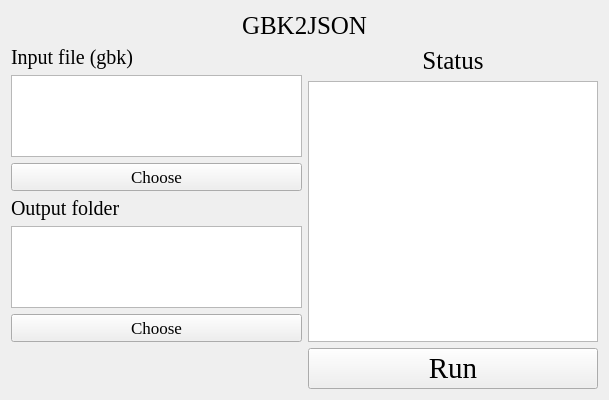
<?xml version="1.0" encoding="UTF-8"?>
<ui version="4.0">
 <class>Form</class>
 <widget class="QWidget" name="Form">
  <property name="geometry">
   <rect>
    <x>0</x>
    <y>0</y>
    <width>609</width>
    <height>400</height>
   </rect>
  </property>
  <property name="windowTitle">
   <string>Form</string>
  </property>
  <property name="styleSheet">
   <string notr="true">background-image: url(D:/tools/Pycharm/pyqt/logo/green_back.png);</string>
  </property>
  <layout class="QGridLayout" name="gridLayout_4">
   <item row="1" column="1">
    <layout class="QGridLayout" name="gridLayout_3">
     <item row="0" column="0">
      <widget class="QLabel" name="label_4">
       <property name="font">
        <font>
         <family>Times New Roman</family>
         <pointsize>19</pointsize>
        </font>
       </property>
       <property name="text">
        <string>Status</string>
       </property>
       <property name="alignment">
        <set>Qt::AlignCenter</set>
       </property>
      </widget>
     </item>
     <item row="1" column="0">
      <widget class="QTextBrowser" name="textBrowser">
       <property name="styleSheet">
        <string notr="true">background-image: url(D:/Documents/Desktop/white.png)</string>
       </property>
      </widget>
     </item>
    </layout>
   </item>
   <item row="0" column="0" colspan="2">
    <layout class="QGridLayout" name="gridLayout">
     <item row="0" column="0">
      <widget class="QLabel" name="label">
       <property name="font">
        <font>
         <family>Times New Roman</family>
         <pointsize>19</pointsize>
        </font>
       </property>
       <property name="text">
        <string>GBK2JSON</string>
       </property>
       <property name="alignment">
        <set>Qt::AlignCenter</set>
       </property>
      </widget>
     </item>
    </layout>
   </item>
   <item row="1" column="0">
    <layout class="QGridLayout" name="gridLayout_5">
     <item row="3" column="0">
      <widget class="QLabel" name="label_3">
       <property name="font">
        <font>
         <family>Times New Roman</family>
         <pointsize>15</pointsize>
        </font>
       </property>
       <property name="text">
        <string>Output folder</string>
       </property>
       <property name="alignment">
        <set>Qt::AlignLeading|Qt::AlignLeft|Qt::AlignVCenter</set>
       </property>
      </widget>
     </item>
     <item row="0" column="0">
      <widget class="QLabel" name="label_2">
       <property name="font">
        <font>
         <family>Times New Roman</family>
         <pointsize>15</pointsize>
        </font>
       </property>
       <property name="text">
        <string>Input file (gbk)</string>
       </property>
       <property name="alignment">
        <set>Qt::AlignLeading|Qt::AlignLeft|Qt::AlignVCenter</set>
       </property>
      </widget>
     </item>
     <item row="1" column="0">
      <widget class="QTextBrowser" name="textBrowser_2">
       <property name="styleSheet">
        <string notr="true">background-image: url(D:/Documents/Desktop/white.png)</string>
       </property>
      </widget>
     </item>
     <item row="2" column="0">
      <widget class="QPushButton" name="pushButton_2">
       <property name="font">
        <font>
         <family>Times New Roman</family>
         <pointsize>13</pointsize>
        </font>
       </property>
       <property name="text">
        <string>Choose</string>
       </property>
      </widget>
     </item>
     <item row="4" column="0">
      <widget class="QTextBrowser" name="textBrowser_3">
       <property name="styleSheet">
        <string notr="true">background-image: url(D:/Documents/Desktop/white.png)</string>
       </property>
      </widget>
     </item>
     <item row="5" column="0">
      <widget class="QPushButton" name="pushButton_3">
       <property name="font">
        <font>
         <family>Times New Roman</family>
         <pointsize>13</pointsize>
        </font>
       </property>
       <property name="text">
        <string>Choose</string>
       </property>
      </widget>
     </item>
    </layout>
   </item>
   <item row="2" column="1">
    <layout class="QGridLayout" name="gridLayout_6">
     <item row="0" column="0">
      <widget class="QPushButton" name="pushButton">
       <property name="font">
        <font>
         <family>Times New Roman</family>
         <pointsize>22</pointsize>
        </font>
       </property>
       <property name="styleSheet">
        <string notr="true">background-image: url(D:/Documents/Desktop/white.png)</string>
       </property>
       <property name="text">
        <string>Run</string>
       </property>
      </widget>
     </item>
    </layout>
   </item>
  </layout>
 </widget>
 <resources/>
 <connections/>
</ui>
